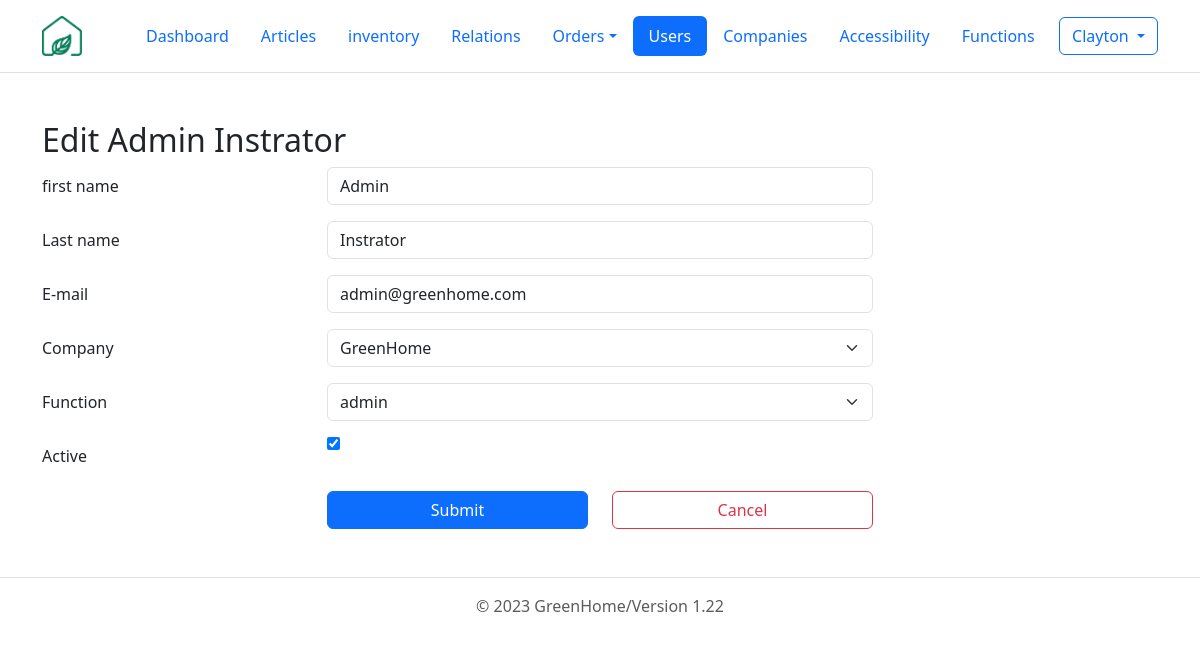
Page /php/users/GUI_userEdit.php?id=1 (signed in) on the committed database.
### tables this page shows
CREATE TABLE employees (
  id int(10) NOT NULL, 
  first_name char(255) NOT NULL, 
  last_name char(255) NOT NULL, 
  email_adress varchar(255) NOT NULL UNIQUE, 
  password varchar(255) NOT NULL, 
  company_id int(10) NOT NULL, 
  function_name varchar(10) NOT NULL, 
  is_active tinyint(1) DEFAULT 1 
);

### php/users/GUI_userEdit.php (the view, shortened to what this page needs)
<?php
require_once '../include/db_connect.php';
$first_name = "";
$last_name = "";
if($_SERVER['REQUEST_METHOD'] == 'GET'){
    $id = $_GET["id"];
    $sql =
    "SELECT employees.id AS 'employees.id', employees.first_name, employees.last_name, employees.email_adress, employees.function_name, companies.name, companies.id AS 'companies.id', is_active
    FROM employees
    JOIN companies
      ON employees.company_id  = companies.id
    WHERE employees.id = $id;";
    $result = $connection->query($sql);
    $row = $result->fetch_assoc();
    $first_name = $row["first_name"];;
    $last_name = $row["last_name"];
    $email = $row["email_adress"];
    $is_active = $row["is_active"];
};
?>
<html lang="en">
  <head>
    <link href="https://cdn.jsdelivr.net/npm/bootstrap@5.3.0-alpha1/dist/css/bootstrap.min.css" rel="stylesheet">
  </head>
  <header class="p-3 mb-3 border-bottom">
    <div class="container">
      <div class="d-flex flex-wrap align-items-center justify-content-center justify-content-lg-start">
        <a href="../../dashboard.php" class="d-flex align-items-center mb-2 mb-lg-0 text-dark text-decoration-none me-5">
          <img src="../../images/logo.png" alt="company logo" srcset="" width="40" height="40">
        </a>
        <ul class="nav col-12 col-lg-auto me-lg-auto mb-2 justify-content-center mb-md-0 nav-pills">
          <li class="nav-item"><a href="../../dashboard.php" class="nav-link">Dashboard</a></li>
          <li class="nav-item"><a href="../articles/GUI_articles.php" class="nav-link" >Articles</a></li>
          <li class="nav-item"><a href="../stock/GUI_stock.php" class="nav-link" >inventory</a></li>
          <li class="nav-item"><a href="../relations/GUI_relations.php" class="nav-link" aria-current="page" >Relations</a></li>
          <li class="nav-item dropdown">
            <a class="nav-link dropdown-toggle" data-bs-toggle="dropdown" href="#" role="button" aria-expanded="false">Orders</a>
          </li>
          <li class="nav-item"><a href="../users/GUI_users.php" class="nav-link active" aria-current="page">Users</a></li>
          <li class="nav-item "><a class="nav-link" href="../companies/GUI_companies.php">Companies</a></li>
          <li class="nav-item "><a class="nav-link" href="../accessibilities/GUI_accessibilities.php">Accessibility</a></li>
          <li class="nav-item "><a  href="../functions/GUI_functions.php" class="nav-link">Functions</a></li>
        </ul>
        <?php
          if(isset($_SESSION['user_id'])):?>
            <div class='dropdown text-end'>
              <button class="btn btn-outline-primary dropdown-toggle" type="button" data-bs-toggle="dropdown" aria-expanded="false">
              <?=$_SESSION['user_name']?>
              </button>
            </div>
          <?php else :?>
            <div class='nav-item ml-auto'>
            <a href='../users/GUI_login.php' class='btn btn-outline-primary'>Login</a>
            </div>
          <?php endif;?>
      </div>
    </div>
  </header>
  <body>
    <div class="container my-5">
      <h2>Edit <?php echo "$first_name " . "$last_name" ?></h2>
      <form method="POST" action="controller_user.php?action=edit">
        <div class="row mb-3">
          <label class="col-form-label col-sm-3">first name</label>
          <div class="col-sm-6">
            <input type="text" class="form-control" name="first_name" value="<?php echo $first_name; ?>" required>
          </div>
        </div>
        <div class="row mb-3">
          <label class="col-form-label col-sm-3">Last name</label>
          <div class="col-sm-6">
            <input type="text" class="form-control" name="last_name" value="<?php echo $last_name; ?>" required>
          </div>
        </div>
        <div class="row mb-3">
          <label class="col-form-label col-sm-3">E-mail</label>
          <div class="col-sm-6">
            <input type="email" class="form-control" name="email_adress" value="<?php echo $email; ?>" required>
          </div>
        </div>
        <div class="row mb-3">
          <label class="col-form-label col-sm-3">Company</label>
          <div class="col-sm-6">
            <select class="form-select" name="company_id" required>
              <?php
                $sql = "SELECT id, name FROM companies ORDER BY name";
                $result = mysqli_query($connection, $sql);
                if (mysqli_num_rows($result) > 0) {
                  while ($row = mysqli_fetch_assoc($result)) {
                    echo '<option value="' . $row['id'] . '">' . htmlspecialchars($row['name']) . '</option>';
                  }
                }
              ?>
            </select>
          </div>
        </div>
        <div class="row mb-3">
          <label class="col-form-label col-sm-3">Function</label>
          <div class="col-sm-6">
            <select class="form-select" name="function_name" required>
              <?php
                $sql = "SELECT name FROM functions ORDER BY name";
                $result = mysqli_query($connection, $sql);
                if (mysqli_num_rows($result) > 0) {
                  while ($row = mysqli_fetch_assoc($result)) {
                    echo '<option value="' . $row['name'] . '">' . htmlspecialchars($row['name']) . '</option>';
                  }
                }
              ?>
            </select>
          </div>
        </div>
        <div class="row mb-3">
          <label class="col-form-label col-sm-3">Active</label>
          <div class="col-sm-6">
            <input type="checkbox" name="is_active" value="1" <?php if($is_active == 1) echo "checked"; ?>>
          </div>
        </div>
        <div class="row mb-3">
          <div class="offset-sm-3 col-sm-3 d-grid">
            <button type="submit" class="btn btn-primary">Submit</button>
          </div>
          <div class="col-sm-3 d-grid">
            <a href="GUI_users.php" class="btn btn-outline-danger" role="button">Cancel</a>
          </div>
        </div>
      </form>
    </div>
  </body>
  <?php
  require_once '..\include\footer.php'?>
</html>

### rows in the picture
employees: first_name "Admin", last_name "Instrator", email_adress "admin@greenhome.com", is_active "☑"

### other values in the picture
$_SESSION['user_name'] "Clayton"
form field company_id "GreenHome"
form field function_name "admin"
